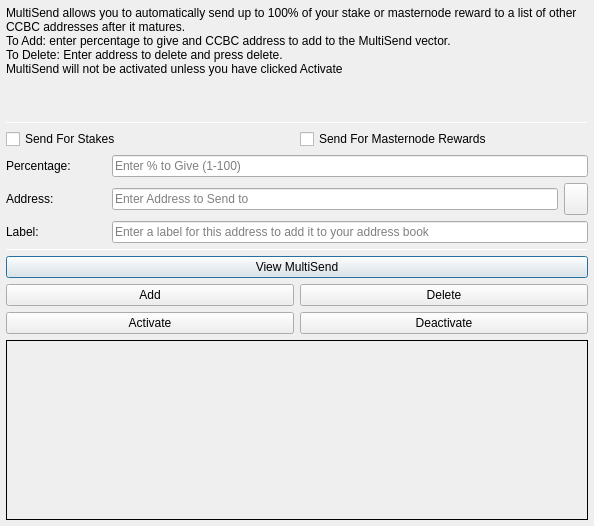
<?xml version="1.0" encoding="UTF-8"?>
<ui version="4.0">
 <class>MultiSendDialog</class>
 <widget class="QDialog" name="MultiSendDialog">
  <property name="windowModality">
   <enum>Qt::NonModal</enum>
  </property>
  <property name="geometry">
   <rect>
    <x>0</x>
    <y>0</y>
    <width>594</width>
    <height>526</height>
   </rect>
  </property>
  <property name="windowTitle">
   <string>MultiSend</string>
  </property>
  <layout class="QVBoxLayout" name="verticalLayout" stretch="0">
   <property name="leftMargin">
    <number>6</number>
   </property>
   <property name="topMargin">
    <number>6</number>
   </property>
   <property name="rightMargin">
    <number>6</number>
   </property>
   <property name="bottomMargin">
    <number>6</number>
   </property>
   <item>
    <layout class="QVBoxLayout" name="verticalLayout_Main" stretch="1,1,1,0,1,1,1">
     <item>
      <widget class="QLabel" name="label_2">
       <property name="lineWidth">
        <number>1</number>
       </property>
       <property name="text">
        <string>MultiSend allows you to automatically send up to 100% of your stake or masternode reward to a list of other CCBC addresses after it matures.
To Add: enter percentage to give and CCBC address to add to the MultiSend vector.
To Delete: Enter address to delete and press delete.
MultiSend will not be activated unless you have clicked Activate</string>
       </property>
       <property name="alignment">
        <set>Qt::AlignLeading|Qt::AlignLeft|Qt::AlignTop</set>
       </property>
       <property name="wordWrap">
        <bool>true</bool>
       </property>
      </widget>
     </item>
     <item>
      <widget class="Line" name="line">
       <property name="minimumSize">
        <size>
         <width>0</width>
         <height>1</height>
        </size>
       </property>
       <property name="maximumSize">
        <size>
         <width>16777215</width>
         <height>1</height>
        </size>
       </property>
       <property name="orientation">
        <enum>Qt::Horizontal</enum>
       </property>
      </widget>
     </item>
     <item>
      <layout class="QVBoxLayout" name="verticalLayout_Settings">
       <item>
        <layout class="QHBoxLayout" name="horizontalLayout">
         <item>
          <widget class="QCheckBox" name="multiSendStakeCheckBox">
           <property name="text">
            <string>Send For Stakes</string>
           </property>
          </widget>
         </item>
         <item>
          <widget class="QCheckBox" name="multiSendMasternodeCheckBox">
           <property name="text">
            <string>Send For Masternode Rewards</string>
           </property>
          </widget>
         </item>
        </layout>
       </item>
       <item>
        <layout class="QHBoxLayout" name="horizontalLayout_6">
         <item>
          <widget class="QLabel" name="label">
           <property name="minimumSize">
            <size>
             <width>100</width>
             <height>0</height>
            </size>
           </property>
           <property name="toolTip">
            <string>Percentage of stake to send</string>
           </property>
           <property name="text">
            <string>Percentage:</string>
           </property>
          </widget>
         </item>
         <item>
          <widget class="QLineEdit" name="multiSendPercentEdit">
           <property name="toolTip">
            <string>Enter whole numbers 1 - 100</string>
           </property>
           <property name="placeholderText">
            <string>Enter % to Give (1-100)</string>
           </property>
          </widget>
         </item>
        </layout>
       </item>
       <item>
        <layout class="QHBoxLayout" name="horizontalLayout_7">
         <item>
          <widget class="QLabel" name="label_5">
           <property name="minimumSize">
            <size>
             <width>100</width>
             <height>0</height>
            </size>
           </property>
           <property name="toolTip">
            <string>Address to send portion of stake to</string>
           </property>
           <property name="text">
            <string>Address:</string>
           </property>
          </widget>
         </item>
         <item>
          <widget class="QLineEdit" name="multiSendAddressEdit">
           <property name="toolTip">
            <string/>
           </property>
           <property name="placeholderText">
            <string>Enter Address to Send to</string>
           </property>
          </widget>
         </item>
         <item>
          <widget class="QToolButton" name="addressBookButton">
           <property name="maximumSize">
            <size>
             <width>16777215</width>
             <height>32</height>
            </size>
           </property>
           <property name="toolTip">
            <string>Choose an address from the address book</string>
           </property>
           <property name="text">
            <string/>
           </property>
           <property name="icon">
            <iconset resource="../ccbc.qrc">
             <normaloff>:/icons/address-book</normaloff>:/icons/address-book</iconset>
           </property>
           <property name="shortcut">
            <string>Alt+A</string>
           </property>
          </widget>
         </item>
        </layout>
       </item>
      </layout>
     </item>
     <item>
      <layout class="QHBoxLayout" name="horizontalLayout_3">
       <item>
        <widget class="QLabel" name="label_3">
         <property name="minimumSize">
          <size>
           <width>100</width>
           <height>0</height>
          </size>
         </property>
         <property name="text">
          <string>Label:</string>
         </property>
        </widget>
       </item>
       <item>
        <widget class="QLineEdit" name="labelAddressLabelEdit">
         <property name="placeholderText">
          <string>Enter a label for this address to add it to your address book</string>
         </property>
        </widget>
       </item>
      </layout>
     </item>
     <item>
      <widget class="Line" name="line_2">
       <property name="minimumSize">
        <size>
         <width>0</width>
         <height>1</height>
        </size>
       </property>
       <property name="maximumSize">
        <size>
         <width>16777215</width>
         <height>1</height>
        </size>
       </property>
       <property name="orientation">
        <enum>Qt::Horizontal</enum>
       </property>
      </widget>
     </item>
     <item>
      <layout class="QVBoxLayout" name="verticalLayout_Buttons">
       <item>
        <layout class="QHBoxLayout" name="horizontalLayout_4">
         <item>
          <widget class="QPushButton" name="viewButton">
           <property name="toolTip">
            <string/>
           </property>
           <property name="statusTip">
            <string>View MultiSend Vector</string>
           </property>
           <property name="text">
            <string>View MultiSend</string>
           </property>
          </widget>
         </item>
        </layout>
       </item>
       <item>
        <layout class="QHBoxLayout" name="horizontalLayout_2">
         <item>
          <widget class="QPushButton" name="addButton">
           <property name="toolTip">
            <string/>
           </property>
           <property name="statusTip">
            <string>Add to MultiSend Vector</string>
           </property>
           <property name="text">
            <string>Add</string>
           </property>
          </widget>
         </item>
         <item>
          <widget class="QPushButton" name="deleteButton">
           <property name="toolTip">
            <string/>
           </property>
           <property name="statusTip">
            <string>Delete Address From MultiSend Vector</string>
           </property>
           <property name="text">
            <string>Delete</string>
           </property>
          </widget>
         </item>
        </layout>
       </item>
       <item>
        <layout class="QHBoxLayout" name="horizontalLayout_5">
         <item>
          <widget class="QPushButton" name="activateButton">
           <property name="statusTip">
            <string>Activate MultiSend</string>
           </property>
           <property name="text">
            <string>Activate</string>
           </property>
          </widget>
         </item>
         <item>
          <widget class="QPushButton" name="disableButton">
           <property name="statusTip">
            <string>Deactivate MultiSend</string>
           </property>
           <property name="text">
            <string>Deactivate</string>
           </property>
          </widget>
         </item>
        </layout>
       </item>
      </layout>
     </item>
     <item>
      <widget class="QLabel" name="message">
       <property name="minimumSize">
        <size>
         <width>0</width>
         <height>180</height>
        </size>
       </property>
       <property name="frameShape">
        <enum>QFrame::Panel</enum>
       </property>
       <property name="frameShadow">
        <enum>QFrame::Plain</enum>
       </property>
       <property name="lineWidth">
        <number>1</number>
       </property>
       <property name="midLineWidth">
        <number>1</number>
       </property>
       <property name="text">
        <string/>
       </property>
       <property name="alignment">
        <set>Qt::AlignLeading|Qt::AlignLeft|Qt::AlignTop</set>
       </property>
       <property name="wordWrap">
        <bool>true</bool>
       </property>
      </widget>
     </item>
    </layout>
   </item>
  </layout>
 </widget>
 <resources>
  <include location="../ccbc.qrc"/>
 </resources>
 <connections/>
</ui>
